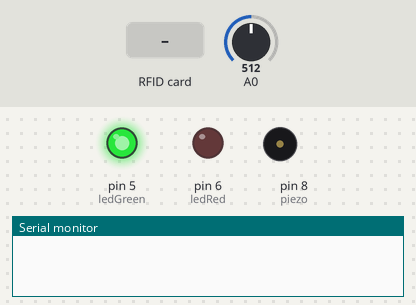
Bench run of a sketch on a simulated Arduino Uno, built with avr-gcc and run on an emulated ATmega328P. Parts: output pins drawn as LEDs (lit = HIGH), buzzer (waves = sounding), the last lines printed to the serial monitor. Dashed ring = blinking. The test bench sets the inputs (shaded band); at power-on: A0 = 512. Pins used as bus, display or sensor lines are not drawn.

Above: at 1.2 s.
1.3 s: RFID card AE 78 89 DF held to the reader
At 1.7 s:
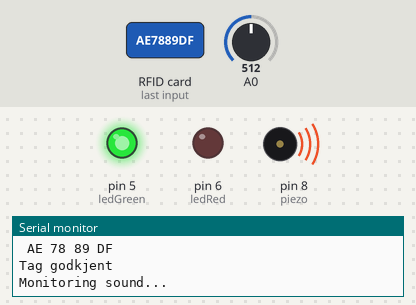
3.3 s: RFID card 5E 7A 19 C4 held to the reader
At 5.4 s:
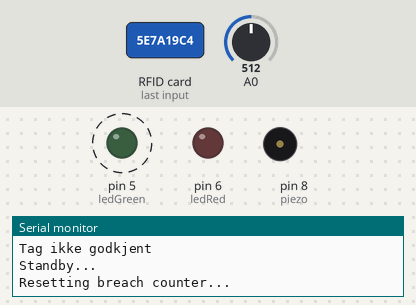
Timing chart, 0 to 13.3 s (numbered marks = the images above; inputs shaded):
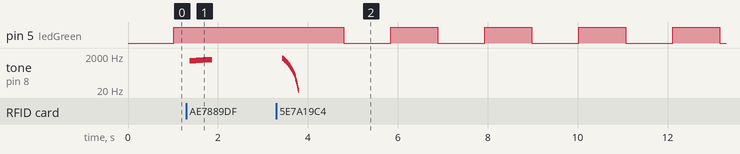

Measured:
- after the input at 1.3 s, pin 5 (ledGreen): stays HIGH (without the input it goes to LOW after 0.76 s); tone on pin 8 (piezo): silent → 1024 Hz after 0.07 s, → 1089 Hz 0.15 s later, → 1225 Hz 0.15 s later, → silent 0.20 s later
- after the input at 3.3 s, pin 5 (ledGreen): alternates HIGH for 1.0 s and LOW for 1.0 s, starting after 1.5 s; tone on pin 8 (piezo): plays 1521 Hz for 0.01 s, 1444 Hz for 0.01 s, 1369 Hz for 0.01 s, 1296 Hz for 0.01 s, 1225 Hz for 0.01 s, 1156 Hz for 0.01 s … (36 notes in this stretch), starting after 0.13 s

The sketch:

main.ino
```cpp
/** Fikses:
 * Fikse print i monitor til riktig vedr. godkjent/ikke godkjent (funker bare first try)
 */

#include <SPI.h>
#include <MFRC522.h>

const int SSPin = 10; // "serial input" for "SPI" (serial peripheral interface)
const int RSTPin = 9; // reset pin
const int ledGreen = 5;
const int ledRed = 6;
int alarmTriggered = 0;
long previousMillis = 0;
long interval = 1000;
const int piezo = 8;
int ledStateG = LOW;
int ledStateR = LOW;
int teller = 0;
bool gyldig = false;
String tagUID;
String gyldigUID = "AE 78 89 DF";
String aktivertTagUID = "";
MFRC522 rfID(SSPin, RSTPin);

// Sound sensor setup
const int sampleWindow = 50; // Sample window in mS (50 mS = 20Hz)
unsigned int sample;
int tresholdBreaches = 0;
unsigned long lastMillis;
unsigned long breachTime;

// CONFIG ALARM SENSITIVTY
int tresholdVolume = 1.8; // terskel for lydnivaa (0 - 2.55)
unsigned long maxBreaches = 30; // hvor mange ganger lyden maa overskride
unsigned long breachTimespan = 10000; // over hvor lang tid

void setup() {
  pinMode(ledGreen, OUTPUT);
  pinMode(ledRed, OUTPUT);
  pinMode(piezo, OUTPUT);
  Serial.begin(9600);
  digitalWrite(ledGreen, ledStateG);
  digitalWrite(ledRed, ledStateR);
  SPI.begin();                        // initierer dataoverføring
  rfID.PCD_Init();                    // initierer RFID-instansen
}

void loop() {

  unsigned long currentMillis = millis();

  if(currentMillis - previousMillis > interval && (teller % 2) == 0) {
    previousMillis = currentMillis;
    if (ledStateG == LOW)
      ledStateG = HIGH;
    else
      ledStateG = LOW;

    digitalWrite(ledGreen, ledStateG);
  }
  else if (alarmTriggered == 1) {
    digitalWrite(ledGreen, LOW);
    if(currentMillis - previousMillis > interval) {
      previousMillis = currentMillis;
      if (ledStateR == LOW) {
        ledStateR = HIGH;
        tone(piezo, 1000, 1000);
      }

      else
        ledStateR = LOW;

    digitalWrite(ledRed, ledStateR);
    }
  }
  monitorDecibel();
  ledStateG = digitalRead(ledGreen);
  ledStateR = digitalRead(ledRed);

  if (!rfID.PICC_IsNewCardPresent()) {  // Venter på at nytt kort skannes, disse
    return;                             // Disse if-testene kan ikke puttes utenfor loop
  }
  if (!rfID.PICC_ReadCardSerial()) {    // Hent PICC-id
    return;
  }

  hentUID();
  teller += 1;
  aktiver();
  delay(1000);

}

void aktiver_lyd(){                     // Lyd som spilles når systemet slås på
  tone(piezo, (160/5)*(160/5));
  delay(150);
  noTone(piezo);

  tone(piezo, (165/5)*(165/5));
  delay(150);
  noTone(piezo);

  tone(piezo, (175/5)*(175/5));
  delay(200);
  noTone(piezo);
  noTone(piezo);
  tresholdBreaches = 0;

}

void deaktiver_lyd(){                    // Lyd som spilles når systemet slås av
    for (int i = 200; i > 20; i--){
      tone(piezo, (i/5)*(i/5));
      delay(2);
    }
    noTone(piezo);
    tresholdBreaches = 0;
    Serial.println("Resetting breach counter...");
}


void aktiver(){                          // Aktiverer lys utfra av / paa - teller
    unsigned long blinkCounter = millis();
          digitalWrite(ledRed, LOW);

    if ((teller % 2) == 1) {
      alarmTriggered = 0;
      digitalWrite(ledGreen, HIGH);
      Serial.println("Monitoring sound...");
      lastMillis = millis();
      aktiver_lyd();
      //tone(piezo, 500);
      delay(500);
    }
    else if ((teller % 2) == 0) {
      alarmTriggered = 0;
      Serial.println("Standby...");
      deaktiver_lyd();

    }
}

 void hentUID() {                        // Henter ID til tag, konv. til string, print til monitor
  Serial.println("Avlest UID: ");
  for (byte i = 0; i < rfID.uid.size; i++) {
    Serial.print(rfID.uid.uidByte[i] < 0x10 ? " 0" : " ");
    Serial.print(rfID.uid.uidByte[i], HEX);
    tagUID.concat(String(rfID.uid.uidByte[i] < 0x10 ? " 0" : " "));
    tagUID.concat(String(rfID.uid.uidByte[i], HEX));
  }

  Serial.println();
  tagUID.toUpperCase();

  if (tagUID.substring(1) == gyldigUID) {
    gyldig = true;
    Serial.println("Tag godkjent");
  }
  else if (tagUID.substring(1) != gyldigUID) {
    gyldig = false;
    Serial.println("Tag ikke godkjent");
  }
}

void monitorDecibel() {
   unsigned long startMillis= millis();  // Start of sample window
   unsigned int peakToPeak = 0;   // peak-to-peak level

   unsigned int signalMax = 0;
   unsigned int signalMin = 1024;


   // collect data for 50 mS
   while (millis() - startMillis < sampleWindow)
   {
      sample = analogRead(0);
      if (sample < 1024)  // toss out spurious readings
      {
         if (sample > signalMax)
         {
            signalMax = sample;  // save just the max levels
         }
         else if (sample < signalMin)
         {
            signalMin = sample;  // save just the min levels
         }
      }
   }
   peakToPeak = signalMax - signalMin;  // max - min = peak-peak amplitude
   double volts = (peakToPeak * 5.0) / 1024;  // convert to volts
   if(volts > tresholdVolume) {
    tresholdBreaches++;
    Serial.print("dB treshold breached! Number of breaches: ");
    Serial.println(tresholdBreaches);
   }
    if(tresholdBreaches >= maxBreaches) { // trigges for mange ganger
      breachTime = millis()-lastMillis;
      Serial.print("Logged 30 breaches in ");
      Serial.print(breachTime/1000);

     if(breachTime < breachTimespan && (teller % 2) == 1) { // hvis den trigges 30 ganger under 10 sekunder
      alarm();
     }
     else
      lastMillis = millis();
      tresholdBreaches = 0;
      Serial.println("s. Resetting breach counter...");
   }
}

void alarm() {
  Serial.println("s. SWARMING DETECTED");
  alarmTriggered = 1;
  lastMillis = millis();
}
```
